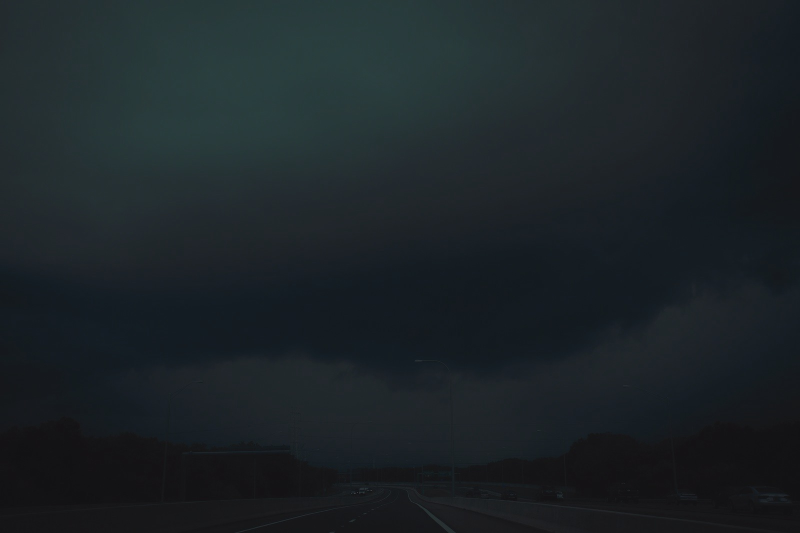
#> input picture l.jpg, 1600 x 1066 px (shown at 1/2 size)
$ python Main.py
#> lines starting #> are read from the running program, lines starting #| are printed output that depends on the picture
import cv2 as cv
from matplotlib import pyplot as plt
from collections import defaultdict

scale = 35
origImg = cv.imread("l.jpg")
#> origImg is the input picture: shape (1066, 1600, 3); mean B, G, R 39.7, 35.8, 28.2
height, width = origImg.shape[:2]
#> height = 1066; width = 1600
dim = (int(width * scale / 100), int(height * scale / 100))
#> dim = (560, 373)


image = cv.cvtColor(origImg, cv.COLOR_BGR2LAB)
#> image: shape (1066, 1600, 3); mean of channels 0, 1, 2 34.3, 125.8, 124.3

d = defaultdict(int)
for i in range(height):
    for j in range(width):
        d[image[i, j][0]] += 1

x = []
y = []
for k, v in d.items():
    x.append(k)
    y.append(v)

xMin = min(x)
#> xMin = 2
xMax = max(x)
#> xMax = 115
xLin = []
for pix in x:
    pixLin = (pix - xMin) * 255 / (xMax - xMin)
    xLin.append(pixLin)

plt.subplot(211)
plt.bar(x=x, height=y, width=1, color="black")
plt.xlim(right=255)
plt.subplot(212)
plt.bar(x=xLin, height=y, width=1, color="black")

for i in range(height):
    for j in range(width):
        pix = image[i, j][0]
        image[i, j][0] = (pix - xMin) * 255 / (xMax - xMin)
#> image: shape (1066, 1600, 3); mean of channels 0, 1, 2 72.4, 125.8, 124.3

cv.imshow("Before", cv.resize(origImg, dim, interpolation=cv.INTER_AREA))
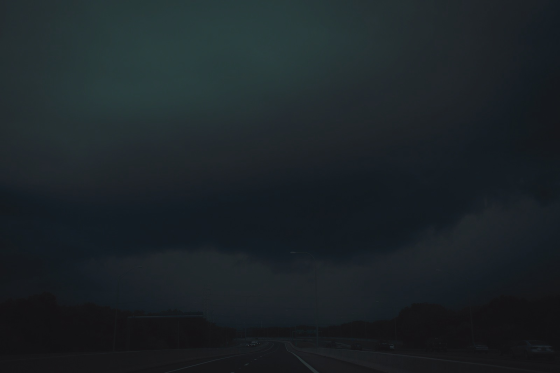
#> window 'Before': shape (373, 560, 3); mean B, G, R 39.7, 35.8, 28.2
newImage = cv.cvtColor(image, cv.COLOR_LAB2BGR)
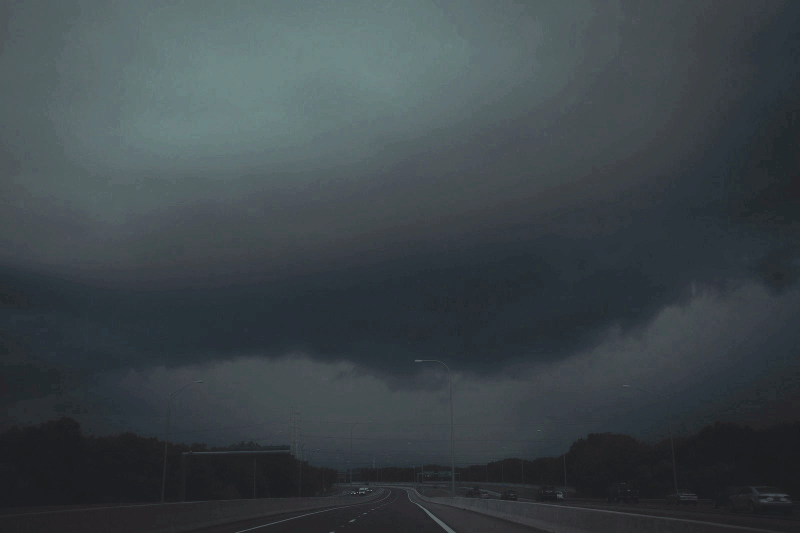
#> newImage: shape (1066, 1600, 3) (shown at 1/2 size); mean B, G, R 73.2, 69.2, 60.7
cv.imshow("After", cv.resize(newImage, dim, interpolation=cv.INTER_AREA))
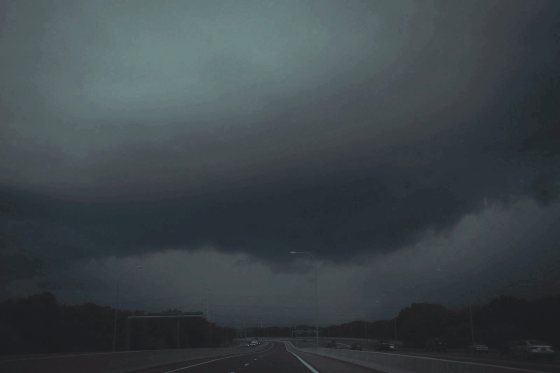
#> window 'After': shape (373, 560, 3); mean B, G, R 73.2, 69.2, 60.7
plt.show()
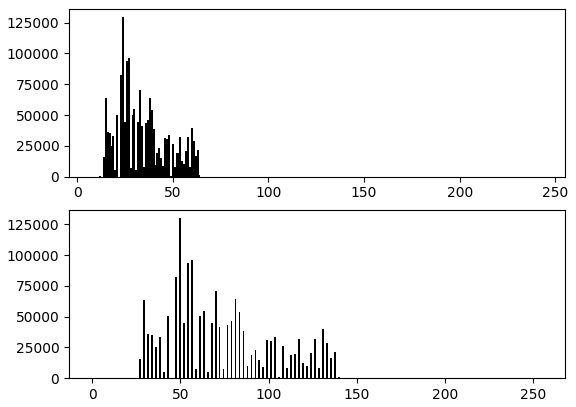
#> figure drawn by matplotlib, 2 panels; panel 1: tallest bar 129954 high, from x = 23.5 to 24.5; panel 2: tallest bar 129954 high, from x = 49.15 to 50.15
cv.waitKey(0)
cv.destroyAllWindows()
